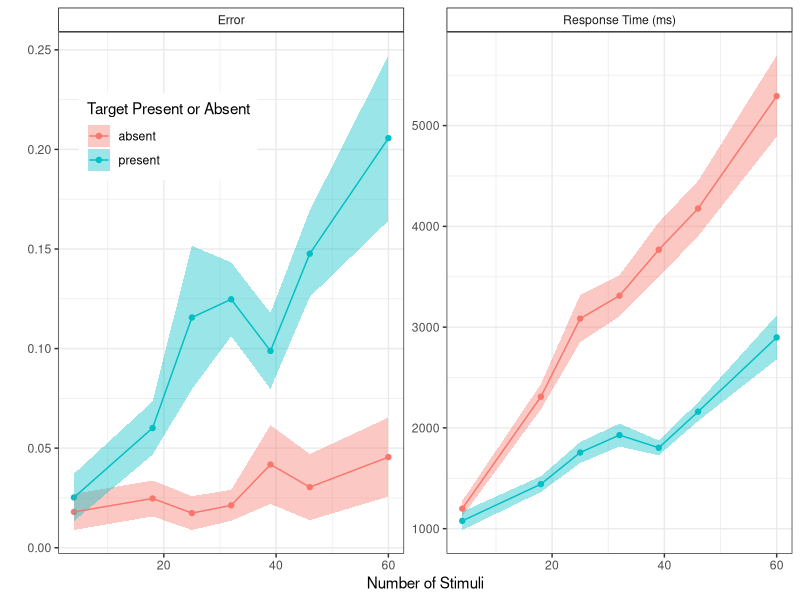
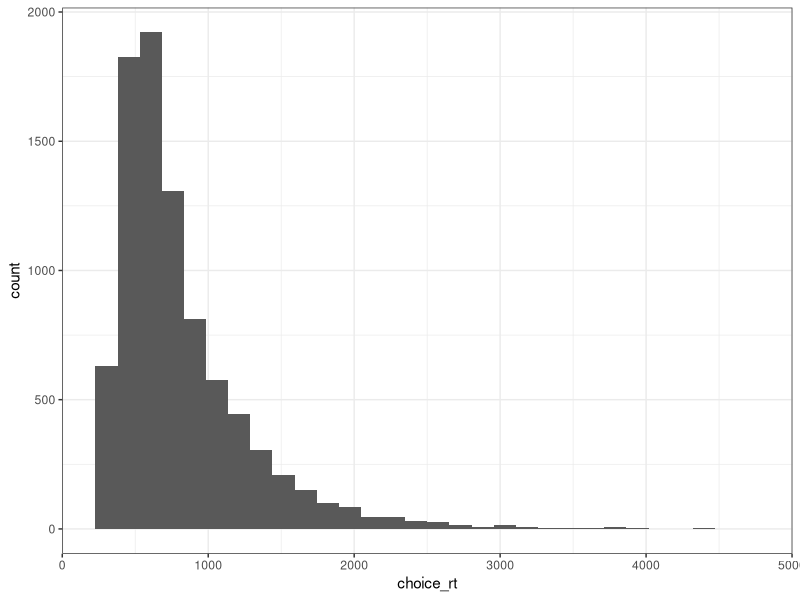
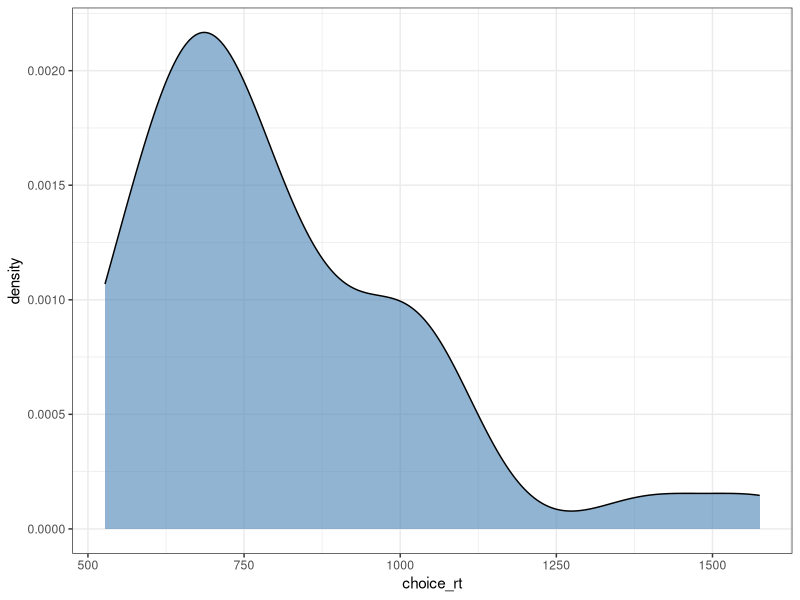

The R script that drew these images, in order:
## ---- chunk 1
library(tidyverse)
## ---- chunk 2
d <- read.csv('../../../data/exp1_main.csv')
N <- length(unique(d$subject))
d$ssd <- 1 - d$selectedRiskyDeck
head(d)
## ---- chunk 3
d %>% 
  group_by(subject, n_stimuli, present_or_absent) %>% 
  summarize(error_ = mean(error), search_rt_ = mean(search_rt)) %>% 
  group_by(n_stimuli, present_or_absent) %>% 
  summarize(error_m = mean(error_), error_se = sd(error_) / sqrt(N), rt_m = mean(search_rt_), rt_se = sd(search_rt_) / sqrt(N)) %>% 
  gather(var, value, error_m:rt_se) %>% 
  separate(var, into = c('metric', 'summary'), sep = '_') %>% 
  ungroup() %>% 
  spread(summary, value) %>% 
  mutate(metric = recode(metric, 'error' = 'Error', 'rt' = 'Response Time (ms)')) %>% 
  ggplot(aes(x = n_stimuli, y = m)) + 
  geom_point(aes(color = present_or_absent)) + 
  geom_ribbon(aes(ymin = m - se, ymax = m + se, fill = present_or_absent), alpha = .4) +
  geom_line(aes(color = present_or_absent)) + 
  labs(
    x = 'Number of Stimuli',
    y = '',
    fill = 'Target Present or Absent',
    color = 'Target Present or Absent'
  ) + 
  facet_wrap(~metric, scales = 'free') + 
  theme_bw() + 
  theme(strip.background = element_rect(fill = 'white', color = 'black'),
        legend.position = c(.15,.8))
  
## ---- chunk 4
d %>% 
  ggplot(aes(x = choice_rt)) + 
  geom_histogram() + 
  theme_bw()
## ---- chunk 5
d %>% 
  group_by(subject) %>% 
  summarize(choice_rt = mean(choice_rt)) %>% 
  ggplot(aes(x = choice_rt)) + 
  geom_density(fill = 'steelblue', alpha = .6) + 
  theme_bw()
